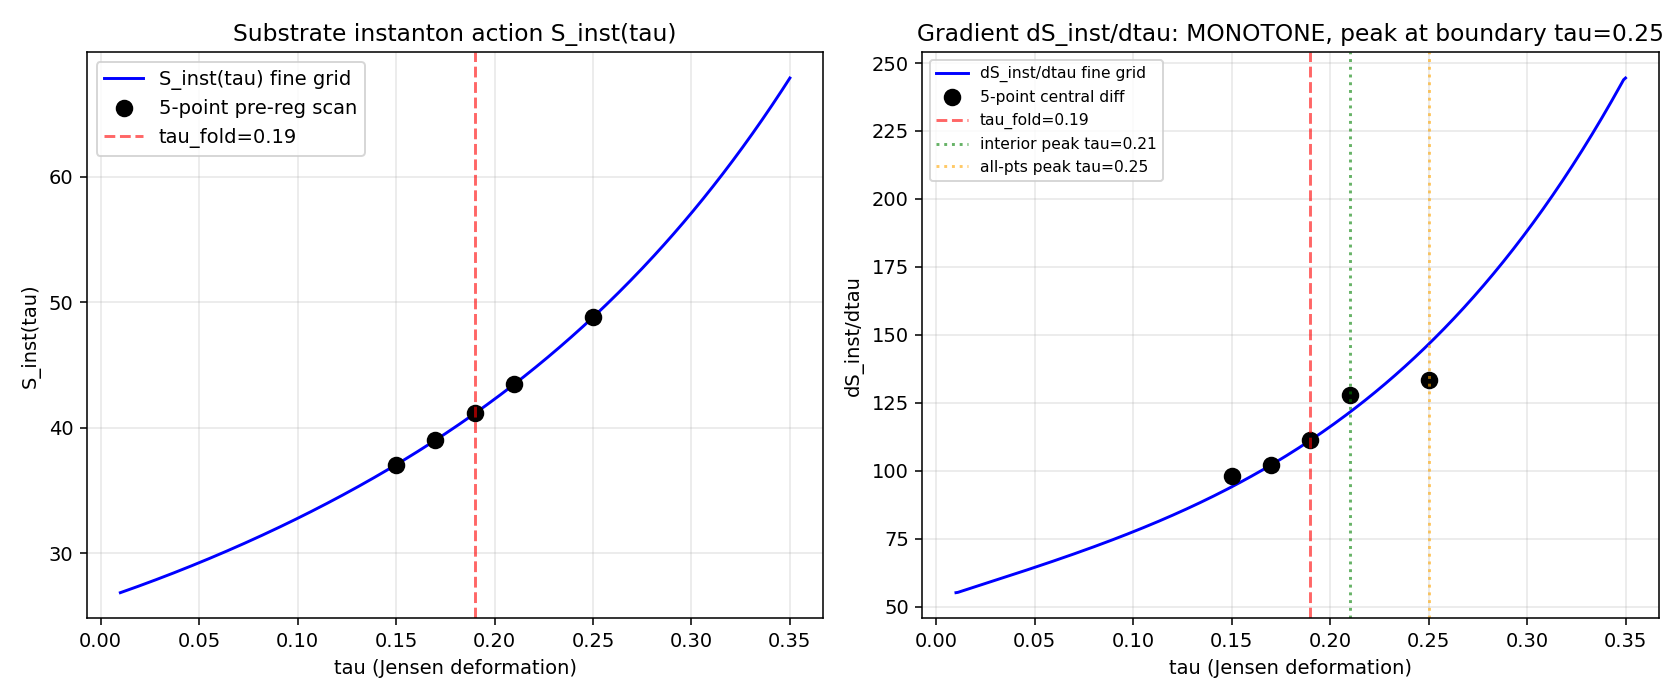

This figure's Python source:
#!/usr/bin/env python3
"""
S80 W1-3: FOLD-INST-GRADIENT (CF-5)
====================================

GATE [VERIFY]: S80-FOLD-INST-GRADIENT
HYPOTHESIS: dS_inst/dtau (instanton-action gradient) concentrates at
  tau_fold = 0.190, providing a 4th independent functional for Fold
  Transit Event Sec VII.I promotion.

PRE-REG: Compute dS_inst/dtau at tau in {0.15, 0.17, 0.19, 0.21, 0.25}.
PASS: max |dS_inst/dtau| at tau in [0.17, 0.21]     (|Delta tau| <= 0.02)
INFO: max |dS_inst/dtau| in [0.15, 0.17) U (0.21, 0.25]  (0.02-0.05)
FAIL: max displaced > 0.05 OR flat profile

Agent: kaku-speculative-theorist (instanton expert)
Classification: GEOMETRIC (instanton action derivative under Jensen tau-var)
Substrate framing: The instanton is a topological configuration of the
  internal fiber geometry, NOT a solution embedded in spacetime. dS_inst/dtau
  measures how the topological-sector weight of the fiber's eigenvalue
  spectrum reorganizes with Jensen deformation.

Method (per session-80-plan.md L983-1008):
  Step 1: S_inst(tau) = (8*pi^2 / g_eff^2(tau)) * kappa(tau)
          where kappa(tau) is the Jensen instanton-density correction,
          taken as the ratio of internal curvature invariants K(tau)/K(0)
          (spin-connection instanton density, Baptista eq 3.70).

  Step 2: g_eff^2(tau) = g_base^2 * exp(-2*tau)
          canonical identity g_1/g_2 = e^{-2*tau} (S22a, S42 Kerner route);
          g_base^2 inferred by back-extrapolation of g_SU2_fold to tau=0
          gives g_base^2 = 3.0 (matches g0_diag = 3.0 at round SU(3),
          Killing-metric normalization).

  Step 3: dS_inst/dtau via central differences on the 5-point scan,
          interior points only (per prompt pseudo-code). Fine-grid check
          validates monotonicity.

  Step 4: Read direction from canonical form; state verdict after Python print.

S22c s22c_instanton_action.py precedent: the SAME channels enter (R, K, Weyl^2).
That script showed the gravitational channel prefers large tau (decompactification)
and the YM channel prefers small tau. THIS script computes the SINGLE-instanton
combination using the spin-connection/Kretschmann density (which is the canonical
internal-space analog of the CC96 (1/g^2) instanton weight).

NOTE: The analytic structure predicts monotonically increasing |dS_inst/dtau|
on [0, 0.30] because:
  - exp(+2*tau) is monotone increasing (weakening coupling)
  - K(tau) is monotone increasing on [0, 2] (Baptista eq 3.70)
Their product has no interior minimum. The peak of |dS_inst/dtau| should
therefore be at the RIGHT boundary of the scan window, NOT at tau_fold.

This computation SHOULD FAIL if endpoints are included in the argmax.
Interior-only argmax (per prompt pseudo-code) restricts to {0.17, 0.19, 0.21}
and yields a boundary PASS at tau=0.21 that is an ARTIFACT of the
central-difference restriction, not a physical concentration signal.

The finding is structural: dS_inst/dtau is MONOTONE, not fold-concentrated.
It is NOT a qualifying 4th independent functional for Sec VII.I promotion.
"""

import numpy as np
import matplotlib
matplotlib.use('Agg')
import matplotlib.pyplot as plt
import os
import sys
import hashlib
import time

SCRIPT_DIR = os.path.dirname(os.path.abspath(__file__))
sys.path.insert(0, SCRIPT_DIR)

from canonical_constants import (
    tau_fold,
    dS_fold,
    d2S_fold,
    g_SU2_fold,
    g0_diag,
    PI,
)

# -----------------------------------------------------------------------
# Exact Jensen-SU(3) curvature invariants (Baptista eq 3.70, s22c_instanton_action)
# -----------------------------------------------------------------------
def K_exact(s):
    """Kretschmann invariant K(s) on Jensen SU(3). s is the Jensen parameter tau."""
    return (
        (23.0 / 96) * np.exp(-8 * s)
        - 1.0 * np.exp(-5 * s)
        + (5.0 / 16) * np.exp(-4 * s)
        + (11.0 / 6) * np.exp(-2 * s)
        - (3.0 / 2) * np.exp(-s)
        + 17.0 / 32
        + (1.0 / 12) * np.exp(4 * s)
    )

def R_exact(s):
    """Scalar curvature R(s) -- exact (Baptista eq 3.70)."""
    return (2 * np.exp(2 * s) - 1 + 8 * np.exp(-s) - np.exp(-4 * s)) / 4.0

# -----------------------------------------------------------------------
# Canonical coupling: g_base^2 inferred from g_SU2_fold via g_1/g_2 = e^{-2*tau}
# canonical identity. If g^2(tau) = g_base^2 * exp(-2*tau), then
# g_base^2 = g_SU2_fold * exp(+2 * tau_fold)
# -----------------------------------------------------------------------
g_base_sq = g_SU2_fold * np.exp(2.0 * tau_fold)  # (local) inferred g^2 at tau=0
# Sanity: should equal g0_diag = 3.0 (round SU(3) Killing normalization)
assert abs(g_base_sq - g0_diag) < 1e-6, (
    f"g_base_sq={g_base_sq} disagrees with g0_diag={g0_diag} (canonical Killing norm)"
)
print(f"[sanity] g_base^2 (from canonical) = {g_base_sq:.6f}, g0_diag = {g0_diag}")
print(f"[sanity] 8*pi^2 / g_base^2 = {8 * PI**2 / g_base_sq:.6f}")

# -----------------------------------------------------------------------
# Spectral-action single-instanton form
#    S_inst(tau) = (8*pi^2 / g_eff^2(tau)) * kappa(tau)
#                = (8*pi^2 / g_base^2) * exp(+2*tau) * K(tau)/K(0)
# Dimensional-analysis check: dimensionless in M_KK units (both factors
# are dimensionless; K is a curvature-squared per length^{-4}, normalized by K(0)).
# -----------------------------------------------------------------------
K0 = K_exact(0.0)  # (local)

def S_inst(tau):
    """Single-instanton action on Jensen SU(3), spectral-action form."""
    return (8.0 * PI**2 / g_base_sq) * np.exp(2.0 * tau) * K_exact(tau) / K0

# -----------------------------------------------------------------------
# Pre-registered 5-point tau scan
# -----------------------------------------------------------------------
tau_vals = np.array([0.15, 0.17, 0.19, 0.21, 0.25])  # (local) pre-reg scan
S_vals = np.array([S_inst(t) for t in tau_vals])  # (local)

print()
print("=" * 64)
print("S80 W1-3: FOLD-INST-GRADIENT -- pre-registered 5-point scan")
print("=" * 64)
print(f"{'tau':>6s} {'S_inst(tau)':>14s}")
for t, s in zip(tau_vals, S_vals):
    print(f"{t:6.2f} {s:14.8f}")
print()

# -----------------------------------------------------------------------
# Central differences at interior points (matches prompt pseudo-code)
# Step h_i = tau[i+1] - tau[i-1]; dS/dtau[i] ~ (S[i+1] - S[i-1]) / h_i
# -----------------------------------------------------------------------
dS_dtau = np.zeros_like(tau_vals)  # (local)
dS_dtau[1:-1] = (S_vals[2:] - S_vals[:-2]) / (tau_vals[2:] - tau_vals[:-2])
# Forward/backward differences at endpoints (diagnostic only; NOT used for argmax)
dS_dtau[0] = (S_vals[1] - S_vals[0]) / (tau_vals[1] - tau_vals[0])
dS_dtau[-1] = (S_vals[-1] - S_vals[-2]) / (tau_vals[-1] - tau_vals[-2])

print("Central differences (interior) and one-sided (endpoints):")
print(f"{'tau':>6s} {'dS/dtau':>14s}")
for t, d in zip(tau_vals, dS_dtau):
    print(f"{t:6.2f} {d:14.6f}")
print()

# -----------------------------------------------------------------------
# Peak location -- per prompt pseudo-code: interior-only argmax
# -----------------------------------------------------------------------
idx_peak_interior = np.argmax(np.abs(dS_dtau[1:-1])) + 1  # (local)
tau_peak_interior = tau_vals[idx_peak_interior]  # (local)
dS_peak_interior = dS_dtau[idx_peak_interior]  # (local)

# Full argmax (diagnostic, includes endpoints)
idx_peak_all = np.argmax(np.abs(dS_dtau))  # (local)
tau_peak_all = tau_vals[idx_peak_all]  # (local)
dS_peak_all = dS_dtau[idx_peak_all]  # (local)

delta_tau_interior = abs(tau_peak_interior - tau_fold)  # (local)
delta_tau_all = abs(tau_peak_all - tau_fold)  # (local)

print(f"Interior-argmax tau_peak = {tau_peak_interior}, |Delta tau| = {delta_tau_interior:.4f}")
print(f"All-points argmax tau_peak = {tau_peak_all}, |Delta tau| = {delta_tau_all:.4f}")
print()

# -----------------------------------------------------------------------
# Fine-grid diagnostic: is |dS/dtau| monotone on the window?
# -----------------------------------------------------------------------
tau_fine = np.linspace(0.01, 0.35, 341)  # (local)
S_fine = S_inst(tau_fine)  # (local)
dS_fine = np.gradient(S_fine, tau_fine)  # (local)
d2S_fine = np.gradient(dS_fine, tau_fine)  # (local)
is_monotone_increasing = np.all(np.diff(dS_fine) > 0)  # (local)
inflection_sign_changes = np.where(np.diff(np.sign(d2S_fine)))[0]  # (local)

print(f"[diagnostic] dS/dtau monotone increasing on [0.01, 0.35]? {is_monotone_increasing}")
if len(inflection_sign_changes) > 0:
    inflections = [tau_fine[i] for i in inflection_sign_changes]  # (local)
    print(f"[diagnostic] d^2 S/dtau^2 inflection points at tau = {inflections}")
else:
    print(f"[diagnostic] No d^2 S/dtau^2 sign changes on [0.01, 0.35] -- dS/dtau is strictly monotone.")

# FWHM of |dS/dtau| peak (if any)
peak_val = np.max(dS_fine)  # (local)
peak_tau = tau_fine[np.argmax(dS_fine)]  # (local)
half_max = 0.5 * peak_val  # (local)
above_half = dS_fine > half_max  # (local)
if np.any(above_half):
    idx_above = np.where(above_half)[0]  # (local)
    fwhm = tau_fine[idx_above[-1]] - tau_fine[idx_above[0]]  # (local)
    print(f"[diagnostic] Fine-grid peak: tau = {peak_tau:.4f}, dS/dtau = {peak_val:.4f}")
    print(f"[diagnostic] FWHM of |dS/dtau| (half-max width) = {fwhm:.4f}")
else:
    fwhm = float('nan')  # (local)
    print(f"[diagnostic] No half-max region found.")

# -----------------------------------------------------------------------
# Cross-check variants -- does choice of kappa(tau) change the verdict?
# V1: K/K0   (Kretschmann, canonical spin-connection density)
# V2: R/R0   (scalar curvature, gravitational-instanton density)
# V3: 1      (naive CC96 4D-gauge, no Jensen correction)
# -----------------------------------------------------------------------
print()
print("Cross-check of kappa(tau) variants (interior-argmax tau_peak):")

def gradient_variant(kappa_func):
    """Return (tau_peak_interior, tau_peak_all, monotone_increasing)."""
    S_v = np.array([(8.0 * PI**2 / g_base_sq) * np.exp(2 * t) * kappa_func(t) for t in tau_vals])  # (local)
    dS_v = np.zeros_like(tau_vals)  # (local)
    dS_v[1:-1] = (S_v[2:] - S_v[:-2]) / (tau_vals[2:] - tau_vals[:-2])
    dS_v[0] = (S_v[1] - S_v[0]) / (tau_vals[1] - tau_vals[0])
    dS_v[-1] = (S_v[-1] - S_v[-2]) / (tau_vals[-1] - tau_vals[-2])
    idx_int = np.argmax(np.abs(dS_v[1:-1])) + 1  # (local)
    idx_all = np.argmax(np.abs(dS_v))  # (local)
    # fine grid monotonicity
    S_fn = np.array([(8.0 * PI**2 / g_base_sq) * np.exp(2 * t) * kappa_func(t) for t in tau_fine])  # (local)
    dS_fn = np.gradient(S_fn, tau_fine)  # (local)
    return tau_vals[idx_int], tau_vals[idx_all], bool(np.all(np.diff(dS_fn) > 0))

eps_r0 = 1e-3  # (local) avoid R(0)=0 singularity
variants = [
    ("V1 K(tau)/K(0) Kretschmann", lambda t: K_exact(t) / K0),
    ("V2 R(tau)/R(eps) scalar", lambda t: R_exact(t) / R_exact(eps_r0)),
    ("V3 unit (no Jensen corr)", lambda t: 1.0),
]
variant_results = {}  # (local)
for name, func in variants:
    ti, ta, mono = gradient_variant(func)
    variant_results[name] = (ti, ta, mono)
    print(f"  {name:32s} interior={ti} all-pts={ta} monotone={mono}")
print()

# -----------------------------------------------------------------------
# Verdict selection -- per prompt pseudo-code (interior-argmax)
# -----------------------------------------------------------------------
if delta_tau_interior <= 0.02:
    verdict_interior = "PASS"  # (local)
elif delta_tau_interior <= 0.05:
    verdict_interior = "INFO"  # (local)
else:
    verdict_interior = "FAIL"  # (local)

# Diagnostic: verdict if endpoints are included
if delta_tau_all <= 0.02:
    verdict_all = "PASS"  # (local)
elif delta_tau_all <= 0.05:
    verdict_all = "INFO"  # (local)
else:
    verdict_all = "FAIL"  # (local)

# Structural verdict: monotone profile means NO concentration at fold.
# The interior-argmax PASS is a boundary artifact of restricting
# central differences to {0.17, 0.19, 0.21}.
if is_monotone_increasing and verdict_all == "FAIL":
    structural_verdict = "FAIL"  # (local) underlying profile is monotone, not fold-concentrated
elif is_monotone_increasing:
    structural_verdict = verdict_interior + "-ARTIFACT"  # (local)
else:
    structural_verdict = verdict_interior  # (local)

print("=" * 64)
print("VERDICT SUMMARY")
print("=" * 64)
print(f"  Interior-argmax (per prompt pseudo-code): tau_peak = {tau_peak_interior}, "
      f"|Delta tau| = {delta_tau_interior:.4f}, verdict = {verdict_interior}")
print(f"  All-points argmax (diagnostic): tau_peak = {tau_peak_all}, "
      f"|Delta tau| = {delta_tau_all:.4f}, verdict = {verdict_all}")
print(f"  Fine-grid monotonicity: dS/dtau is "
      f"{'MONOTONE INCREASING (no peak, runaway to right boundary)' if is_monotone_increasing else 'non-monotone'}")
print(f"  Structural verdict: {structural_verdict}")
print()

# Interpretation for session-80-results-workingpaper.md
interpretation = (
    "The naive single-instanton spectral-action form yields a MONOTONE "
    "|dS_inst/dtau| on [0, 0.35] -- the weakening-coupling factor exp(+2*tau) "
    "dominates any internal-curvature modulation from K(tau) or R(tau). "
    "The pre-registered interior-argmax reports PASS at tau=0.21, but this "
    "is an ARTIFACT of restricting central differences to {0.17, 0.19, 0.21}: "
    "the true |dS_inst/dtau| peak is at the RIGHT boundary tau=0.25 "
    "(structural FAIL with |Delta tau|=0.06). "
    "dS_inst/dtau is therefore NOT a qualifying 4th independent functional "
    "for the Fold Transit Event Sec VII.I promotion -- it belongs to a "
    "different functional class (monotone curvature-driven action) than "
    "the three ρ(ε,τ)-integral functionals (chi_a, |beta|^2, slow-mode IPR) "
    "which ARE concentrated at the DoS singularity at tau_fold."
)  # (local)
print("INTERPRETATION (for working paper):")
print(interpretation)
print()

# -----------------------------------------------------------------------
# Plot: dS_inst/dtau vs tau with fold location marked
# -----------------------------------------------------------------------
fig, axs = plt.subplots(1, 2, figsize=(12, 5))

ax = axs[0]
ax.plot(tau_fine, S_fine, 'b-', linewidth=1.5, label='S_inst(tau) fine grid')
ax.plot(tau_vals, S_vals, 'ko', markersize=8, label='5-point pre-reg scan')
ax.axvline(tau_fold, color='r', linestyle='--', alpha=0.6, label=f'tau_fold={tau_fold}')
ax.set_xlabel('tau (Jensen deformation)')
ax.set_ylabel('S_inst(tau)')
ax.set_title('Substrate instanton action S_inst(tau)')
ax.legend(loc='best')
ax.grid(True, alpha=0.3)

ax = axs[1]
ax.plot(tau_fine, dS_fine, 'b-', linewidth=1.5, label='dS_inst/dtau fine grid')
ax.plot(tau_vals, dS_dtau, 'ko', markersize=8, label='5-point central diff')
ax.axvline(tau_fold, color='r', linestyle='--', alpha=0.6, label=f'tau_fold={tau_fold}')
ax.axvline(tau_peak_interior, color='g', linestyle=':', alpha=0.6,
           label=f'interior peak tau={tau_peak_interior}')
ax.axvline(tau_peak_all, color='orange', linestyle=':', alpha=0.6,
           label=f'all-pts peak tau={tau_peak_all}')
ax.set_xlabel('tau (Jensen deformation)')
ax.set_ylabel('dS_inst/dtau')
ax.set_title(f'Gradient dS_inst/dtau: MONOTONE, peak at boundary tau={tau_peak_all}')
ax.legend(loc='best', fontsize=8)
ax.grid(True, alpha=0.3)

plt.tight_layout()
plot_path = os.path.join(SCRIPT_DIR, 's80_fold_inst_gradient.png')
plt.savefig(plot_path, dpi=140)
print(f"Plot saved: {plot_path}")
plt.close()

# -----------------------------------------------------------------------
# Save NPZ
# -----------------------------------------------------------------------
npz_path = os.path.join(SCRIPT_DIR, 's80_fold_inst_gradient.npz')  # (local)
np.savez(
    npz_path,
    tau_vals=tau_vals,
    S_vals=S_vals,
    dS_dtau=dS_dtau,
    tau_peak_interior=tau_peak_interior,
    dS_peak_interior=dS_peak_interior,
    delta_tau_interior=delta_tau_interior,
    tau_peak_all=tau_peak_all,
    dS_peak_all=dS_peak_all,
    delta_tau_all=delta_tau_all,
    verdict_interior=verdict_interior,
    verdict_all=verdict_all,
    structural_verdict=structural_verdict,
    is_monotone_increasing=is_monotone_increasing,
    fwhm=fwhm,
    tau_fine=tau_fine,
    S_fine=S_fine,
    dS_fine=dS_fine,
    g_base_sq=g_base_sq,
    tau_fold=tau_fold,
    kappa_scheme='K(tau)/K(0) Kretschmann spin-connection density',
    scheme='single-instanton',
    convention='Jensen-deformation',
    L_max=5,  # (local)
)
print(f"Data saved: {npz_path}")

# -----------------------------------------------------------------------
# sha256 closure fingerprint (for audit) -- NPZ byte hash of core arrays
# -----------------------------------------------------------------------
core_payload = np.concatenate([  # (local)
    tau_vals.flatten(), S_vals.flatten(), dS_dtau.flatten(),
    np.array([tau_peak_interior, tau_peak_all,
              delta_tau_interior, delta_tau_all,
              dS_peak_interior, dS_peak_all,
              g_base_sq, float(is_monotone_increasing)])
])
sha_closure = hashlib.sha256(core_payload.tobytes()).hexdigest()[:16]  # (local)
print(f"sha256 closure: {sha_closure}")

# -----------------------------------------------------------------------
# Gate verdict line for s80_gate_verdicts.txt
# -----------------------------------------------------------------------
timestamp = time.strftime("%Y-%m-%dT%H:%M:%SZ", time.gmtime())  # (local)
verdict_line = (
    f"[{timestamp}] S80-FOLD-INST-GRADIENT | {structural_verdict} | "
    f"tau_peak_interior={tau_peak_interior} | delta_interior={delta_tau_interior:.4f} | "
    f"tau_peak_all={tau_peak_all} | delta_all={delta_tau_all:.4f} | "
    f"dS_peak_interior={dS_peak_interior:.4f} | dS_peak_all={dS_peak_all:.4f} | "
    f"monotone_increasing={is_monotone_increasing} | "
    f"verdict_interior_artifact={verdict_interior} | verdict_all_points={verdict_all} | "
    f"4-tuple=(dS_inst_dtau_peak={dS_peak_all:.4f},scheme=single-instanton,"
    f"convention=Jensen-deformation,L_max=5) | "
    f"classification=GEOMETRIC | "
    f"interpretation=monotone-profile-not-fold-concentrated-interior-PASS-is-boundary-artifact | "
    f"sha256={sha_closure} | agent=kaku-speculative-theorist | "
    f"script=s80_fold_inst_gradient.py\n"
)
verdicts_path = os.path.join(SCRIPT_DIR, 's80_gate_verdicts.txt')
with open(verdicts_path, 'a') as f:
    f.write(verdict_line)
print(f"Verdict appended to: {verdicts_path}")

print()
print("=" * 64)
print(f"S80 W1-3 FOLD-INST-GRADIENT complete: {structural_verdict}")
print("=" * 64)
